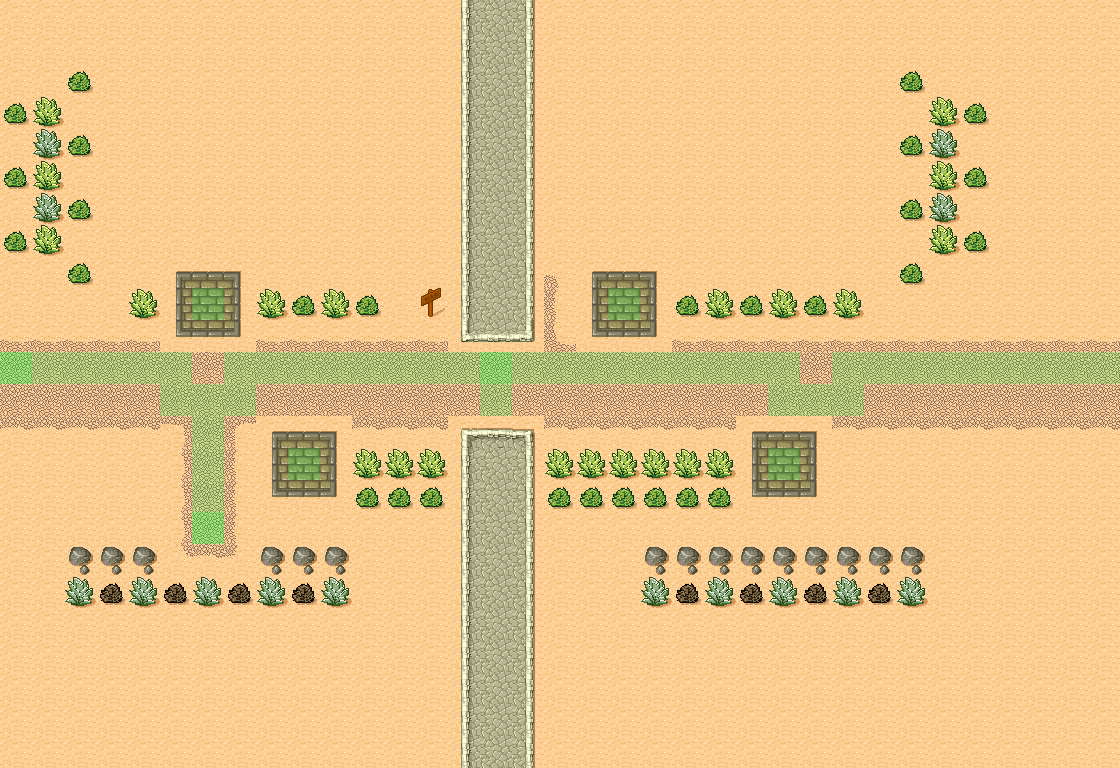

A level layout from a 2D game, rendered from its tile map. Below: a short description, then the map file with tile-grid data replaced by summaries:
An orthogonal 35x24 tile map with 32x32 px tiles, 6 tile layers (Background, TowersPlaces, Walls, WallsPlaces, ...), 2 tilesets and 1 object (CastleCoord).

<map version="1.0" orientation="orthogonal" width="35" height="24" tilewidth="32" tileheight="32">
 <tileset firstgid="1" name="tmw_desert_spacing" tilewidth="32" tileheight="32" spacing="1" margin="1">
  <image source="tmw_desert_spacing.png" width="265" height="199" />
 </tileset>
 <tileset firstgid="49" name="meta_tiles" tilewidth="32" tileheight="32" spacing="1" margin="1">
  <image source="meta_tiles.png" width="67" height="34" />
  <tile id="0">
   <properties>
    <property name="Collidable" value="False" />
   </properties>
  </tile>
  <tile id="1">
   <properties>
    <property name="Collectable" value="True" />
   </properties>
  </tile>
 </tileset>
 <layer name="Background" width="35" height="24">
  <data>[840 cells, 840 non-empty, 29 distinct tile ids]</data>
 </layer>
 <layer name="TowersPlaces" width="35" height="24">
  <properties>
   <property name="Placeable" value="True" />
  </properties>
  <data>[840 cells, 4 non-empty, 1 distinct tile ids]</data>
 </layer>
 <layer name="Walls" width="35" height="24">
  <data>[840 cells, 66 non-empty, 9 distinct tile ids]</data>
 </layer>
 <layer name="WallsPlaces" width="35" height="24">
  <properties>
   <property name="Placeable" value="True" />
  </properties>
  <data>[840 cells, 2 non-empty, 1 distinct tile ids]</data>
 </layer>
 <layer name="Road" width="35" height="24">
  <data>[840 cells, 43 non-empty, 1 distinct tile ids]</data>
 </layer>
 <objectgroup name="Castle" width="35" height="24">
  <object name="CastleCoord" x="1088" y="352" width="32" height="32" />
 </objectgroup>
 <layer name="Lairs" width="35" height="24">
  <data>[840 cells, 2 non-empty, 1 distinct tile ids]</data>
 </layer>
</map>
